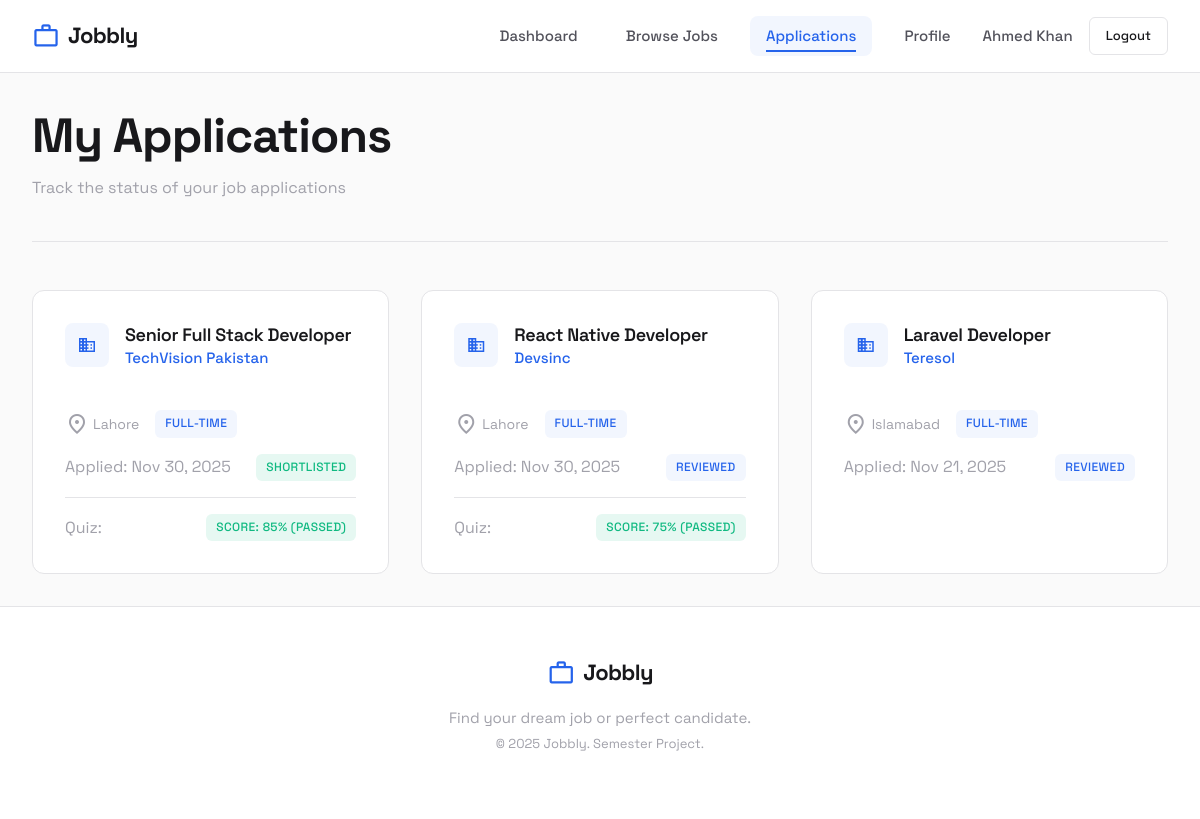
The page /seeker/my-applications.php (signed in) on the database its author committed.
### tables this page shows
CREATE TABLE applications (
    application_id INT AUTO_INCREMENT PRIMARY KEY,
    job_id INT NOT NULL,
    seeker_id INT NOT NULL,
    applied_date TIMESTAMP DEFAULT CURRENT_TIMESTAMP,
    status ENUM('pending', 'reviewed', 'shortlisted', 'rejected') DEFAULT 'pending',
    FOREIGN KEY (job_id) REFERENCES jobs(job_id) ON DELETE CASCADE,
    FOREIGN KEY (seeker_id) REFERENCES seekers(seeker_id) ON DELETE CASCADE,
    UNIQUE KEY unique_application (job_id, seeker_id)
);

CREATE TABLE jobs (
    job_id INT AUTO_INCREMENT PRIMARY KEY,
    company_id INT NOT NULL,
    title VARCHAR(255) NOT NULL,
    description TEXT,
    location VARCHAR(255),
    salary_min INT,
    salary_max INT,
    job_type ENUM('full-time', 'part-time', 'internship', 'contract', 'remote') DEFAULT 'full-time',
    required_skills TEXT,
    required_education ENUM('Matric', 'Inter', 'BS', 'MS', 'PhD') DEFAULT 'Matric',
    posted_date TIMESTAMP DEFAULT CURRENT_TIMESTAMP,
    status ENUM('active', 'closed') DEFAULT 'active',
    FOREIGN KEY (company_id) REFERENCES companies(company_id) ON DELETE CASCADE
);

CREATE TABLE companies (
    company_id INT AUTO_INCREMENT PRIMARY KEY,
    user_id INT NOT NULL UNIQUE,
    company_name VARCHAR(255) NOT NULL,
    description TEXT,
    logo_url VARCHAR(255),
    website VARCHAR(255),
    contact_no VARCHAR(50),
    FOREIGN KEY (user_id) REFERENCES users(user_id) ON DELETE CASCADE
);

CREATE TABLE quiz_attempts (
    attempt_id INT AUTO_INCREMENT PRIMARY KEY,
    quiz_id INT NOT NULL,
    seeker_id INT NOT NULL,
    score INT DEFAULT 0,
    attempt_date TIMESTAMP DEFAULT CURRENT_TIMESTAMP,
    is_passed BOOLEAN DEFAULT FALSE,
    time_taken INT,
    FOREIGN KEY (quiz_id) REFERENCES quizzes(quiz_id) ON DELETE CASCADE,
    FOREIGN KEY (seeker_id) REFERENCES seekers(seeker_id) ON DELETE CASCADE
);

### seeker/my-applications.php (the view, shortened to what this page needs)
<?php
$db = getDB();
$seekerId = $_SESSION['seeker_id'];
$stmt = $db->prepare("
    SELECT a.*, j.title as job_title, j.job_type, j.location, c.company_name, c.logo_url,
           q.quiz_id, q.passing_score, qa.score as quiz_score, qa.is_passed
    FROM applications a
    JOIN jobs j ON a.job_id = j.job_id
    JOIN companies c ON j.company_id = c.company_id
    LEFT JOIN quizzes q ON j.job_id = q.job_id
    LEFT JOIN quiz_attempts qa ON q.quiz_id = qa.quiz_id AND qa.seeker_id = ?
    WHERE a.seeker_id = ?
    ORDER BY a.applied_date DESC
");
$stmt->execute([$seekerId, $seekerId]);
$applications = $stmt->fetchAll();
require_once __DIR__ . '/../includes/header.php';
?>
<div class="page-header">
    <h1 class="page-title">My Applications</h1>
    <p class="page-subtitle">Track the status of your job applications</p>
</div>
<?php if (empty($applications)): ?>
<div class="empty-state">
    <span class="material-symbols-outlined">work_off</span>
    <h3>No Applications Yet</h3>
    <p>Start applying to jobs to see them here.</p>
    <a href="<?= SITE_URL ?>/seeker/browse-jobs.php" class="btn btn-primary">Browse Jobs</a>
</div>
<?php else: ?>
<div class="grid grid-2">
    <?php foreach ($applications as $app): ?>
    <div class="card">
        <div class="card-header">
            <?= companyLogo($app['logo_url']) ?>
            <div>
                <h3 class="card-title" style="margin-bottom: 0;"><?= e($app['job_title']) ?></h3>
                <p class="job-company"><?= e($app['company_name']) ?></p>
            </div>
        </div>
        <div class="card-meta mb-md">
            <span class="card-meta-item">
                <span class="material-symbols-outlined">location_on</span>
                <?= e($app['location'] ?: 'Remote') ?>
            </span>
            <span class="badge <?= getJobTypeBadge($app['job_type']) ?>"><?= e($app['job_type']) ?></span>
        </div>
        <div class="flex justify-between items-center flex-wrap gap-sm">
            <div>
                <span class="text-muted">Applied: <?= formatDate($app['applied_date']) ?></span>
            </div>
            <span class="badge <?= getStatusBadge($app['status']) ?>"><?= ucfirst(e($app['status'])) ?></span>
        </div>
        <?php if ($app['quiz_id']): ?>
        <hr class="divider">
        <div class="flex justify-between items-center">
            <span class="text-muted">Quiz:</span>
            <?php if ($app['quiz_score'] !== null): ?>
                <span class="badge <?= $app['is_passed'] ? 'badge-success' : 'badge-danger' ?>">
                    Score: <?= $app['quiz_score'] ?>% (<?= $app['is_passed'] ? 'Passed' : 'Failed' ?>)
                </span>
            <?php else: ?>
                <a href="<?= SITE_URL ?>/seeker/take-quiz.php?job=<?= $app['job_id'] ?>" class="btn btn-sm btn-primary">
                    Take Quiz
                </a>
            <?php endif; ?>
        </div>
        <?php endif; ?>
    </div>
    <?php endforeach; ?>
</div>
<?php endif; ?>
<?php require_once __DIR__ . '/../includes/footer.php'; ?>

### includes/functions.php (shortened to what this page needs)
<?php
function e($string) {
    return htmlspecialchars($string, ENT_QUOTES, 'UTF-8');
}
function formatDate($date) {
    return date('M d, Y', strtotime($date));
}
function getJobTypeBadge($type) {
    $badges = [
        'full-time' => 'badge-primary',
        'part-time' => 'badge-secondary',
        'internship' => 'badge-success',
        'contract' => 'badge-warning',
        'remote' => 'badge-info'
    ];
    return $badges[$type] ?? 'badge-default';
}
function getStatusBadge($status) {
    $badges = [
        'pending' => 'badge-warning',
        'reviewed' => 'badge-info',
        'shortlisted' => 'badge-success',
        'rejected' => 'badge-danger',
        'active' => 'badge-success',
        'closed' => 'badge-secondary'
    ];
    return $badges[$status] ?? 'badge-default';
}
function companyLogo($logoUrl, $size = '') {
    $placeholder = $size === 'lg' ? 'company-logo-placeholder-lg' : 'company-logo-placeholder';
    return '<div class="' . $placeholder . '"><span class="material-symbols-outlined">business</span></div>';
}

### assets/css/variables.css (style rules this page uses)
:root { --primary: #2563eb; --primary-hover: #1d4ed8; --primary-light: #eff6ff; --primary-subtle: rgba(37, 99, 235, 0.06); --accent-yellow: #f59e0b; --accent-green: #10b981; --accent-red: #ef4444; --accent-purple: #8b5cf6; --success: #22c55e; --bg: #fafafa; --bg-alt: #ffffff; --bg-elevated: #ffffff; --text: #18181b; --text-secondary: #52525b; --text-muted: #a1a1aa; --border: #e4e4e7; --border-hover: #d4d4d8; --shadow-xs: 0 1px 2px rgba(0, 0, 0, 0.04); --shadow-sm: 0 2px 4px rgba(0, 0, 0, 0.04), 0 1px 2px rgba(0, 0, 0, 0.02); --shadow-md: 0 4px 12px rgba(0, 0, 0, 0.06), 0 2px 4px rgba(0, 0, 0, 0.04); --shadow-lg: 0 8px 24px rgba(0, 0, 0, 0.08), 0 4px 8px rgba(0, 0, 0, 0.04); --shadow-xl: 0 16px 48px rgba(0, 0, 0, 0.1); --ring: 0 0 0 3px rgba(37, 99, 235, 0.15); --space-xs: 0.25rem; --space-sm: 0.5rem; --space-md: 1rem; --space-lg: 1.5rem; --space-xl: 2rem; --space-2xl: 3rem; --space-3xl: 4rem; --border-width: 1px; --radius-sm: 6px; --radius-md: 8px; --radius-lg: 12px; --radius-xl: 16px; --radius-full: 9999px; --transition-fast: 0.15s ease; --transition: 0.2s ease; --transition-slow: 0.3s ease; }

### assets/css/style.css (style rules this page uses)
* { margin: 0; padding: 0; box-sizing: border-box; }
html { scroll-behavior: smooth; }
body { font-family: 'Space Grotesk', -apple-system, BlinkMacSystemFont, sans-serif; background: var(--bg); color: var(--text); line-height: 1.6; min-height: 100vh; display: flex; flex-direction: column; -webkit-font-smoothing: antialiased; -moz-osx-font-smoothing: grayscale; }
h1, h2, h3, h4, h5, h6 { font-weight: 600; line-height: 1.3; letter-spacing: -0.02em; color: var(--text); }
h1 { font-size: clamp(2rem, 5vw, 3rem); font-weight: 700; }
h3 { font-size: clamp(1.125rem, 3vw, 1.5rem); }
p { margin-bottom: var(--space-md); color: var(--text-secondary); }
.grid { display: grid; gap: var(--space-xl); }
.grid-2 { grid-template-columns: repeat(auto-fit, minmax(300px, 1fr)); }
.page-header { margin-bottom: var(--space-2xl); padding-bottom: var(--space-lg); border-bottom: var(--border-width) solid var(--border); }
.page-title { margin-bottom: var(--space-sm); }
.page-subtitle { color: var(--text-muted); }
.text-muted { color: var(--text-muted); }
.mb-md { margin-bottom: var(--space-md); }
.flex { display: flex; }
.flex-wrap { flex-wrap: wrap; }
.items-center { align-items: center; }
.justify-between { justify-content: space-between; }
.gap-sm { gap: var(--space-sm); }
.divider { border: none; border-top: 1px solid var(--border); margin: var(--space-md) 0; }

### assets/css/components.css (style rules this page uses)
.card { background: var(--bg-alt); border: var(--border-width) solid var(--border); border-radius: var(--radius-lg); padding: var(--space-xl); transition: all 0.3s cubic-bezier(0.4, 0, 0.2, 1); }
.card-header { display: flex; align-items: flex-start; gap: var(--space-md); margin-bottom: var(--space-lg); }
.card-title { font-size: 1.125rem; font-weight: 600; margin-bottom: var(--space-xs); }
.card-meta { display: flex; flex-wrap: wrap; gap: var(--space-md); color: var(--text-muted); font-size: 0.875rem; }
.card-meta-item { display: flex; align-items: center; gap: var(--space-xs); }
.job-company { color: var(--primary); font-weight: 500; margin-bottom: var(--space-md); font-size: 0.9375rem; }
.badge { display: inline-flex; align-items: center; padding: 0.25rem 0.625rem; font-size: 0.75rem; font-weight: 500; text-transform: uppercase; letter-spacing: 0.03em; border-radius: var(--radius-sm); transition: all 0.2s ease; }
.badge-primary { background: var(--primary-subtle); color: var(--primary); }
.badge-success { background: rgba(16, 185, 129, 0.1); color: var(--accent-green); }
.badge-info { background: var(--primary-subtle); color: var(--primary); }
.company-logo-placeholder { width: 44px; height: 44px; min-width: 44px; min-height: 44px; background: var(--primary-subtle); border-radius: var(--radius-md); display: flex; align-items: center; justify-content: center; flex-shrink: 0; }
.company-logo-placeholder .material-symbols-outlined { color: var(--primary); font-size: 1.25rem; }

### rows shown on the page
applications: job.title "Senior Full Stack Developer", companies.company_name "TechVision Pakistan", job.location "Lahore", job.job_type "FULL-TIME", applied_date "Nov 30, 2025", status "SHORTLISTED", quiz_attempts.score "85", shows "PASSED"
applications: job.title "React Native Developer", companies.company_name "Devsinc", job.location "Lahore", job.job_type "FULL-TIME", applied_date "Nov 30, 2025", status "REVIEWED", quiz_attempts.score "75", shows "PASSED"
applications: job.title "Laravel Developer", companies.company_name "Teresol", job.location "Islamabad", job.job_type "FULL-TIME", applied_date "Nov 21, 2025", status "REVIEWED"

### other values the page prints
SITE_NAME "Jobbly"
$_SESSION['company_name'] "Ahmed Khan"
